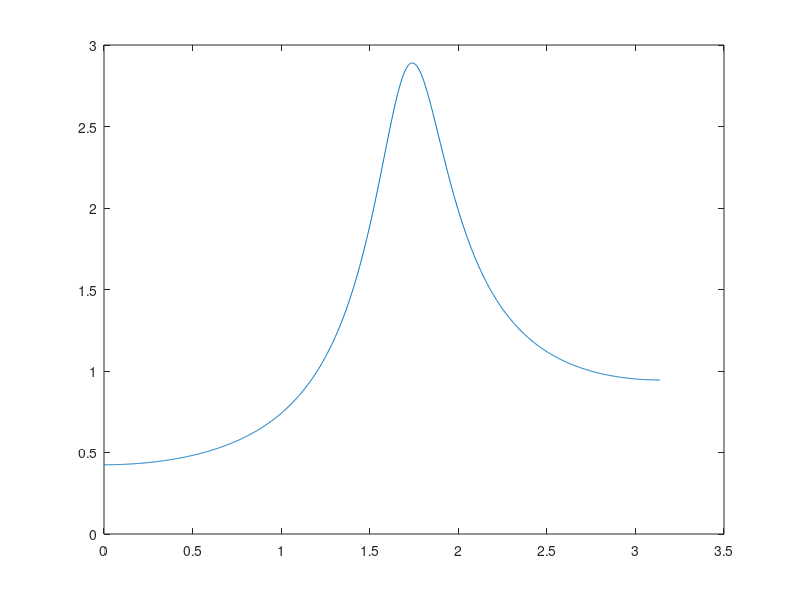
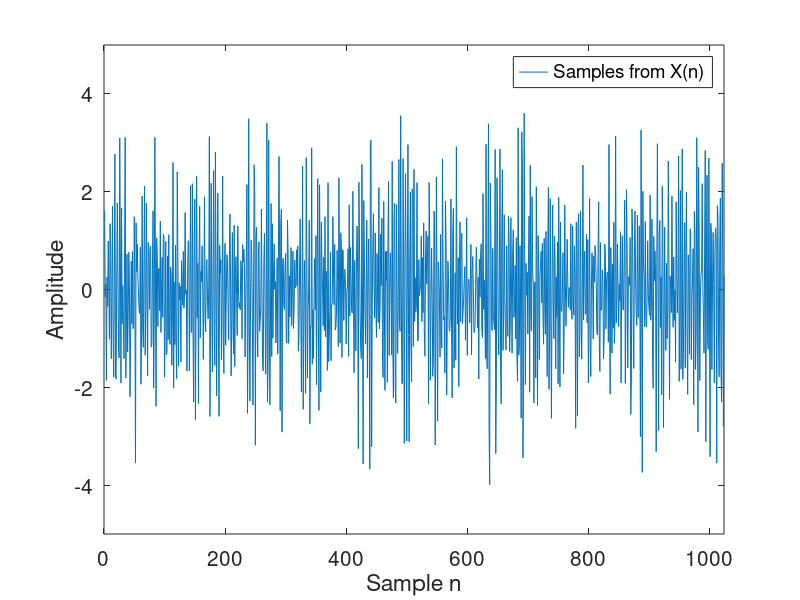
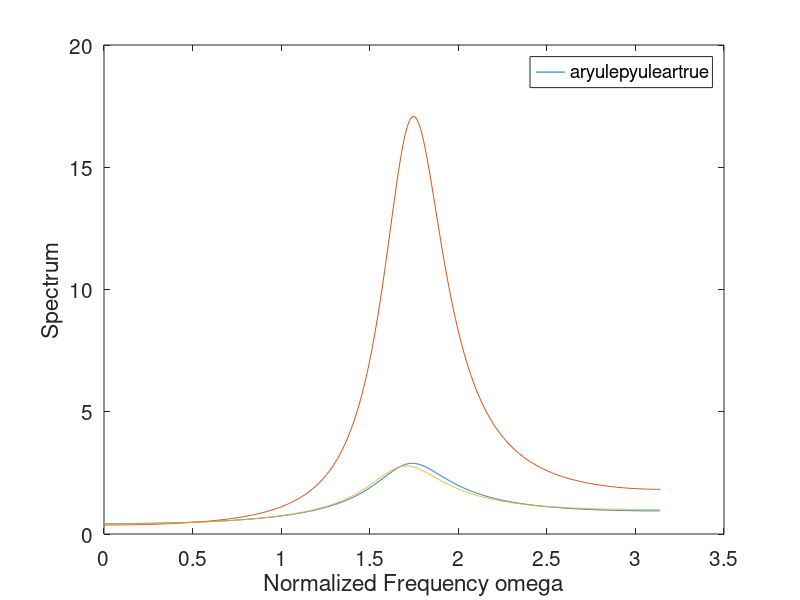

Here is the MATLAB script that generated these plots, in order:
%% clc, close all...
clc;
clear;
close all;

%% AR(3) process, samples
p=3;
N = 1024;
a_h = [1; 0.5; 0.7; 0.2];
b_h = 1;

z = randn(N,1);
x = filter(b_h, a_h, z);

%% Spectrum Estimation - aryule
a_hat = aryule(x, p);
[H_hat, w_hat] = freqz(1, a_hat, N);

figure;
plot(w_hat, abs(H_hat));

%% Spectrum Estimation - pyulear
%[H_hat_pyulear, w_pyulear] = pyulear(x, p, w_hat);
H_hat_pyulear = pyulear(x, p);
w_pyulear = linspace(0, pi, length(H_hat_pyulear));



%% True Spectrum
[H, w] = freqz(b_h, a_h, N);

%% Plots
set(groot, 'defaultAxesFontSize',15);
% samples from x
figure;
plot(x);
legend("Samples from X(n)");
xlabel("Sample n");
ylabel("Amplitude");
xlim([0, 1024]);
ylim([-5, 5]);

% spectrums
figure;
plot(w, abs(H_hat), w_pyulear, abs(H_hat_pyulear), w, abs(H));
legend(["aryule", "pyulear","true"]);
ylabel("Spectrum");
xlabel("Normalized Frequency \omega");